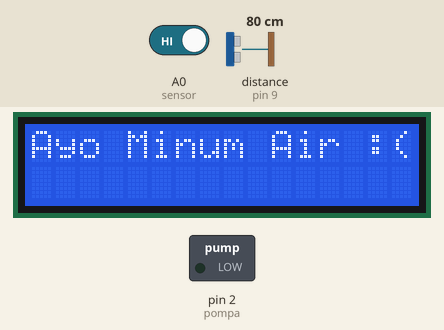
This sketch was run on a simulated Arduino Uno, built with avr-gcc and run on an emulated ATmega328P. Shown: 16×2 character LCD, switched loads named in the sketch (green lamp = pin HIGH). Wiring (inferred from the names in the program): ultrasonic range finder: trigger pin 8; echo pin 9. The test bench sets the inputs (shaded band); at power-on: distance to the obstacle (sensor on pin 9) 80 cm, A0 (sensor) HIGH. The echo pulse lasts 58.3 µs per cm; pins used as bus, display or sensor lines are not drawn; what the sketch prints to the serial monitor is not drawn.

Above: at 1.2 s.
1.3 s: distance to the obstacle (sensor on pin 9) set to 13 cm
3.3 s: distance to the obstacle (sensor on pin 9) set to 10 cm
At 4.9 s:
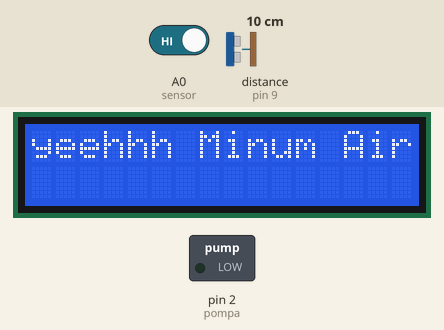
At 5.8 s:
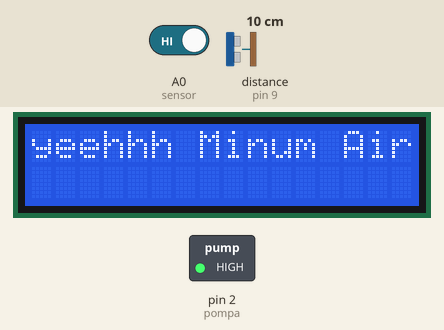
Timing chart, 0 to 7.3 s (numbered marks = the images above; inputs shaded):
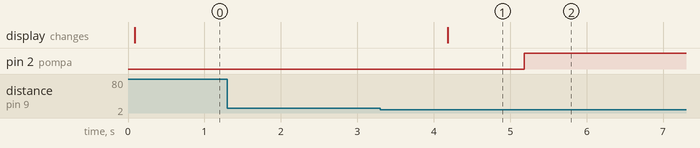

The sketch:

sketch_dec14c.ino
```cpp
#include <Servo.h>
#define sensor A0
#define led 13
#include <LiquidCrystal_I2C.h>
Servo servoku ;
int trig = 8;
int echo = 9;
int pompa = 2;
long duration, cm, meter;
LiquidCrystal_I2C lcd(0x3F,16,2);
void setup() {
Serial.begin(9600);
pinMode(trig, OUTPUT);
pinMode(echo, INPUT);
pinMode(sensor, INPUT_PULLUP);
pinMode(pompa, OUTPUT);
lcd.begin(); //LCD 16x2
lcd.setBacklight(HIGH);
}

void loop() {
 digitalWrite(trig, LOW);
 delayMicroseconds(5);
 digitalWrite(trig, HIGH);
 delayMicroseconds(10);
 digitalWrite(trig, LOW);
 pinMode(echo, INPUT);
 duration = pulseIn(echo, HIGH);
 cm = (duration/2)/29.1;
 if( cm >=2 && cm <= 10){
  lcd.clear();
  lcd.home(); // set cursor to 0,0
  lcd.print("yeehhh Minum Air");
  lcd.setCursor(0,3);
  delay(1000);
 }
 else{
  lcd.clear();
  lcd.home(); // set cursor to 0,0
  lcd.print("Ayo Minum Air :(");
  lcd.setCursor(0,1);
  delay(1000);
 }

 if( cm >=2 && cm <= 10)
 {
    if(digitalRead(sensor) == HIGH)
    {
          while(digitalRead(sensor) == HIGH)
          {
             digitalWrite(pompa, HIGH);
            }
     }
     else
     {
       digitalWrite(pompa, LOW);
     }
 }
else
{
   digitalWrite(pompa, LOW);
}
   Serial.println(cm);
}
```

Measured:
- the behaviour switches between 12 and 11 cm on distance to the obstacle (sensor on pin 9) (found by bisection; images 0 and 1)
- after the input at 1.3 s, every drawn part: stays the same
- after the input at 3.3 s, pin 2 (pompa): LOW → HIGH after 1.9 s; the display: changes after 0.89 s (image 1)
